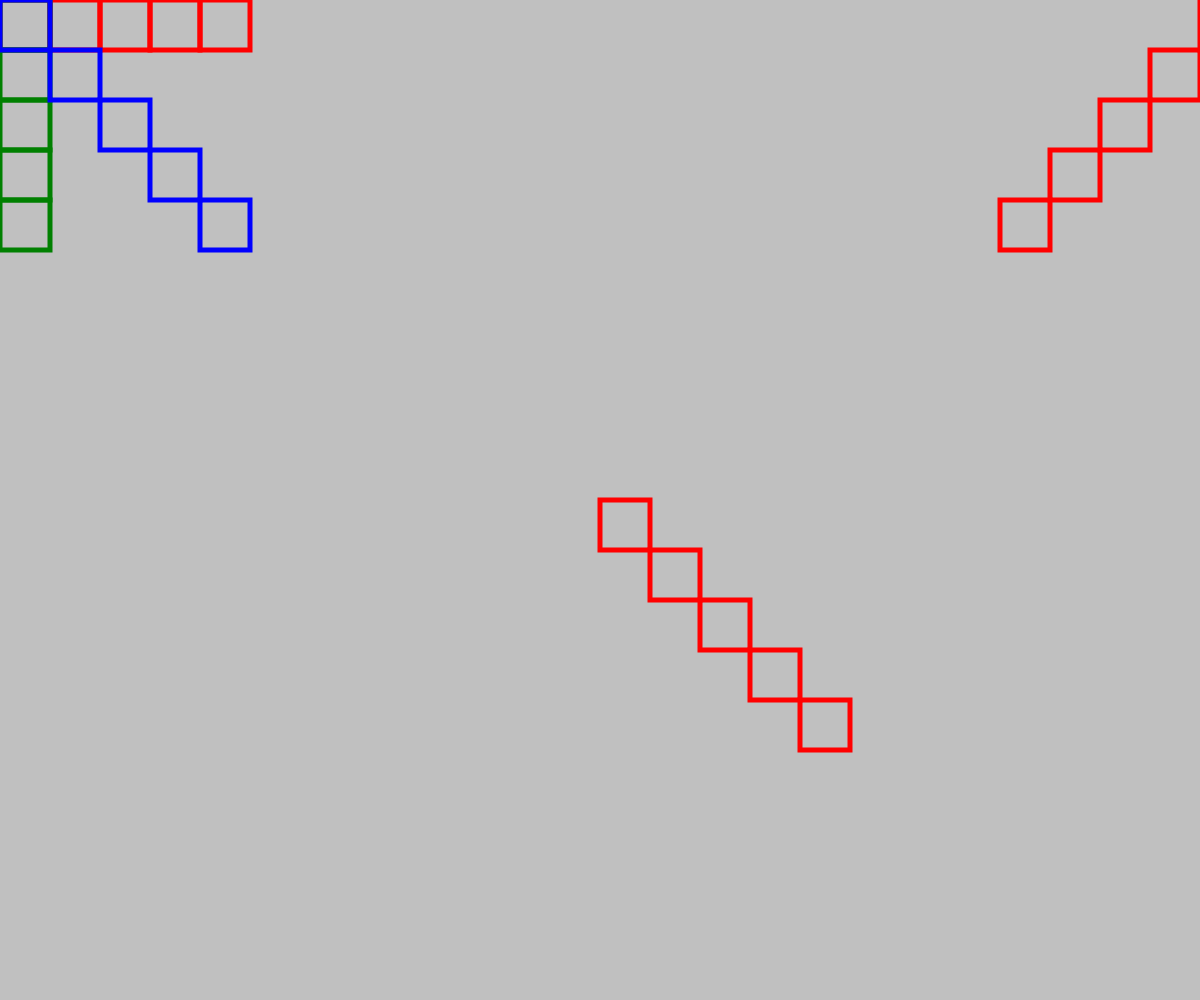
Frame 1 (no input)
Frame 2 (the mouse pressed at the canvas centre, redrawn once): identical to frame 1, image omitted

The p5.js sketch that drew this single still picture (run headless with seeded random() and noise() and a simulated clock; the mouse was pressed at the canvas centre and the sketch redrawn once):

// p5.js sketch
// ── sketch.js
"use strict"

function setup(){
	createCanvas(windowWidth, windowHeight);
	noLoop();
}

function draw(){
	background("silver");

	noFill();// 塗りなし
	stroke("white");// 線の色
	strokeWeight(5);// 線の太さ

	//==========
	// 縦、横、斜め

	stroke("red");
	// 5回繰り返す処理(0,1,2,3,4)
	for(let i=0; i<5; i++){
		let x = i * 50;// // x座標(0,50,100,150,200)
		square(x, 0, 50);
	}

	stroke("green");
	// 5回繰り返す処理(0,1,2,3,4)
	for(let i=0; i<5; i++){
		let y = i * 50;// // x座標(0,50,100,150,200)
		square(0, y, 50);
	}

	stroke("blue");
	// 5回繰り返す処理(0,1,2,3,4)
	for(let i=0; i<5; i++){
		let x = i * 50;// // x座標(0,50,100,150,200)
		let y = i * 50;// // x座標(0,50,100,150,200)
		square(x, y, 50);
	}

	//==========
	// キャンバス中央から右上、左下、右下

	stroke("red")
	// 5回繰り返す処理(0,1,2,3,4)
	for(let i=0; i<5; i++){
		let x = width/2 + i * 50;// // x座標(0,50,100,150,200)
		let y = height/2 + i * 50;// // x座標(0,50,100,150,200)
		square(x, y, 50);
	}

	//==========
	// キャンバス右上から、左下から、右下から

	stroke("red")
	// 5回繰り返す処理(0,1,2,3,4)
	for(let i=0; i<5; i++){
		let x = width - i * 50;// // x座標(0,50,100,150,200)
		let y = i * 50;// // x座標(0,50,100,150,200)
		square(x, y, 50);
	}
}
